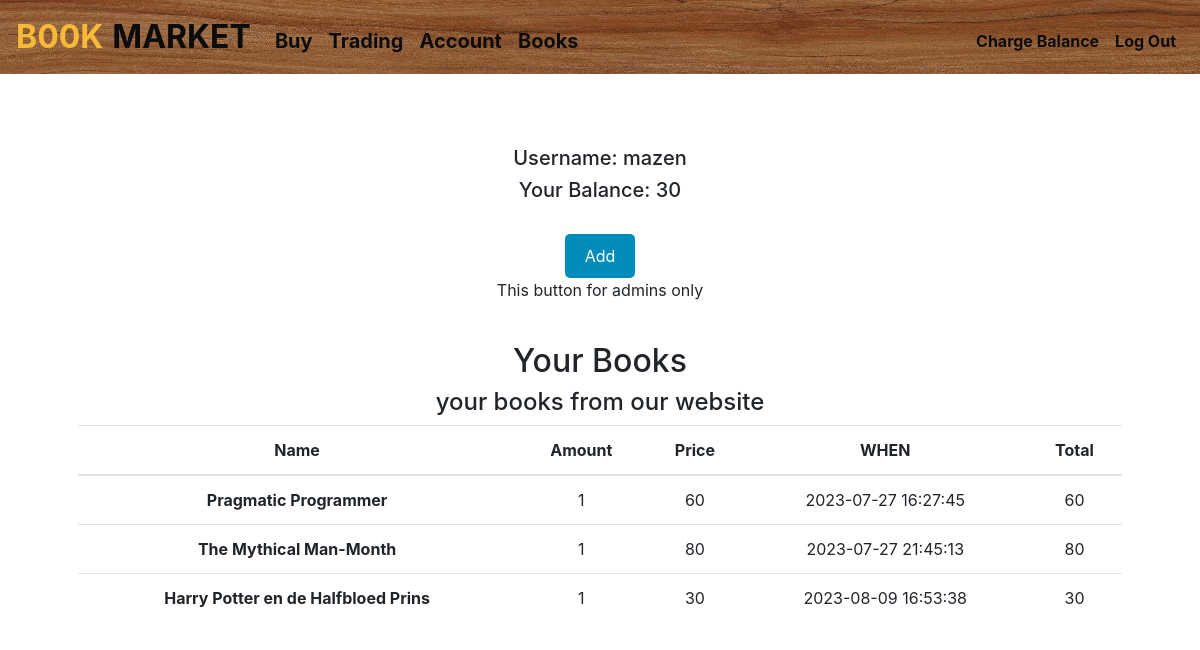
The page /account (signed in) on the database as committed earlier.
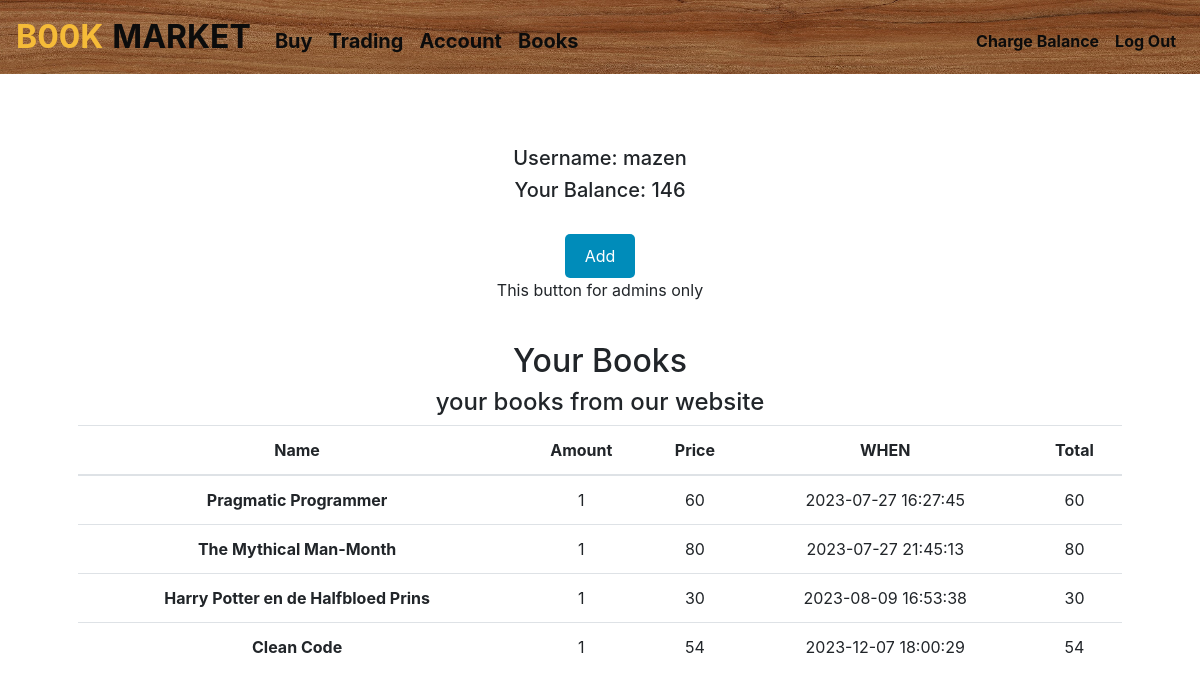
The same page on the database as committed later.
### tables this page shows
CREATE TABLE "users"(id INTEGER PRIMARY KEY AUTOINCREMENT, username TEXT NOT NULL,password TEXT NOT NULL,visa TEXT, cash DEFAULT 0, isAdmin INTEGER DEFAULT 0, address TEXT, phone_number TEXT);

CREATE TABLE purchase(user_id INTEGER,bookname TEXT,amount INTEGER,datetime TEXT,bookprice INTEGER,total INTEGER);

### app.py (the view)
@app.route("/account")
@login_required
def account():
    con = sqlite3.connect("trading.db")
    db = con.cursor()
    db.execute("SELECT * FROM users WHERE id=?;", (session["user_id"],))
    columns = [column[0] for column in db.description]
    user = [dict(zip(columns, row)) for row in db.fetchall()]
    db.execute(
            "SELECT * FROM purchase WHERE user_id=?;", (session["user_id"],)
        )
    columns = [column[0] for column in db.description]
    rows = [dict(zip(columns, row)) for row in db.fetchall()]
    con.commit()
    db.close()
    con.close()
    return render_template("account.html", user=user[0], rows=rows)

### app.py (called while the page is built)
def login_required(f):
    @wraps(f)
    def decorated_function(*args, **kwargs):
        if session.get("user_id") is None:
            return redirect("/login")
        return f(*args, **kwargs)
    return decorated_function

@app.after_request
def after_request(response):
    response.headers["Cache-Control"] = "no-cache, no-store, must-revalidate"
    response.headers["Expires"] = 0
    response.headers["Pragma"] = "no-cache"
    return response

### templates/account.html (shortened to what this page needs)
{% extends "layout.html" %}
{% block main %}
<div style="background-color:rgba(255,255,255,0.9)">
    <br>
    <h5>Username: {{user["username"]}}</h5>
    <h5>Your Balance: {{user["cash"]}}</h5>
    <br>
    {% if user["isAdmin"]%}
    <a href="/add" class="buy-button">Add</a>
    <p> This button for admins only</p>
    {% endif %}
    <br>
</div>
<div class="form-group" style="background-color:rgba(255,255,255,0.9)">
    <h2>Your Books</h2>
    <h4>your books from our website</h4>
    <table class="table">
        <thead>
            <tr>
                <th scope="col">Name</th>
                <th scope="col">Amount</th>
                <th scope="col">Price</th>
                <th scope="col">WHEN</th>
                <th scope="col">Total</th>
            </tr>
        </thead>
        <tbody>
            {% for row in rows%}
            <tr>
                <th scope="row">{{row["bookname"]}}</th>
                <td>{{row["amount"]}}</td>
                <td>{{row["bookprice"]}}</td>
                <td>{{row["datetime"]}}</td>
                <td>{{row["total"]}}</td>
            </tr>
            {% endfor %}
        </tbody>
    </table>
</div>
{% endblock %}

Rows that differ between the two databases and show on the page:
changed users "mazen": cash "30" → "146"
added purchase: bookname "Clean Code", amount "1", bookprice "54", datetime "2023-12-07 18:00:29", total "54"
